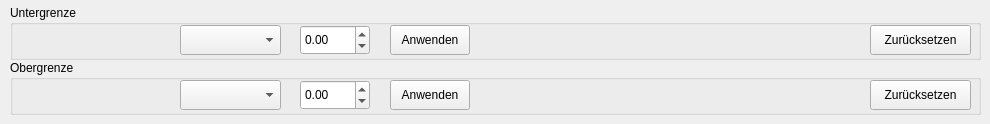
         <widget class="QWidget" name="tab">
          <attribute name="title">
           <string>Unter- und Obergrenze</string>
          </attribute>
          <widget class="QGroupBox" name="groupBox_LB">
           <property name="geometry">
            <rect>
             <x>10</x>
             <y>5</y>
             <width>971</width>
             <height>55</height>
            </rect>
           </property>
           <property name="title">
            <string>Untergrenze</string>
           </property>
           <widget class="QDoubleSpinBox" name="doubleSpinBox_LB">
            <property name="geometry">
             <rect>
              <x>290</x>
              <y>20</y>
              <width>70</width>
              <height>30</height>
             </rect>
            </property>
            <property name="minimum">
             <double>-99999999.000000000000000</double>
            </property>
            <property name="maximum">
             <double>99999999.000000000000000</double>
            </property>
            <property name="singleStep">
             <double>0.010000000000000</double>
            </property>
           </widget>
           <widget class="QLabel" name="Attribut_label">
            <property name="geometry">
             <rect>
              <x>10</x>
              <y>20</y>
              <width>151</width>
              <height>30</height>
             </rect>
            </property>
            <property name="text">
             <string/>
            </property>
            <property name="alignment">
             <set>Qt::AlignRight|Qt::AlignTrailing|Qt::AlignVCenter</set>
            </property>
           </widget>
           <widget class="QComboBox" name="comboBox_LB">
            <property name="geometry">
             <rect>
              <x>170</x>
              <y>20</y>
              <width>101</width>
              <height>30</height>
             </rect>
            </property>
           </widget>
           <widget class="QPushButton" name="untergrenze">
            <property name="geometry">
             <rect>
              <x>380</x>
              <y>20</y>
              <width>80</width>
              <height>30</height>
             </rect>
            </property>
            <property name="text">
             <string>Anwenden</string>
            </property>
           </widget>
           <widget class="QLabel" name="count_LB_label">
            <property name="geometry">
             <rect>
              <x>469</x>
              <y>20</y>
              <width>361</width>
              <height>30</height>
             </rect>
            </property>
            <property name="text">
             <string/>
            </property>
           </widget>
           <widget class="QPushButton" name="untergrenze_reset">
            <property name="geometry">
             <rect>
              <x>860</x>
              <y>20</y>
              <width>101</width>
              <height>30</height>
             </rect>
            </property>
            <property name="text">
             <string>Zurücksetzen</string>
            </property>
           </widget>
          </widget>
          <widget class="QGroupBox" name="groupBox_UB">
           <property name="geometry">
            <rect>
             <x>10</x>
             <y>60</y>
             <width>971</width>
             <height>55</height>
            </rect>
           </property>
           <property name="title">
            <string>Obergrenze</string>
           </property>
           <widget class="QPushButton" name="obergrenze_reset">
            <property name="geometry">
             <rect>
              <x>860</x>
              <y>20</y>
              <width>101</width>
              <height>30</height>
             </rect>
            </property>
            <property name="text">
             <string>Zurücksetzen</string>
            </property>
           </widget>
           <widget class="QLabel" name="Attribut_label1">
            <property name="geometry">
             <rect>
              <x>5</x>
              <y>20</y>
              <width>151</width>
              <height>30</height>
             </rect>
            </property>
            <property name="text">
             <string/>
            </property>
            <property name="alignment">
             <set>Qt::AlignRight|Qt::AlignTrailing|Qt::AlignVCenter</set>
            </property>
           </widget>
           <widget class="QComboBox" name="comboBox_UB">
            <property name="geometry">
             <rect>
              <x>170</x>
              <y>20</y>
              <width>101</width>
              <height>30</height>
             </rect>
            </property>
           </widget>
           <widget class="QDoubleSpinBox" name="doubleSpinBox_UB">
            <property name="geometry">
             <rect>
              <x>290</x>
              <y>20</y>
              <width>70</width>
              <height>30</height>
             </rect>
            </property>
            <property name="minimum">
             <double>-99999999.000000000000000</double>
            </property>
            <property name="maximum">
             <double>99999999.000000000000000</double>
            </property>
            <property name="singleStep">
             <double>0.010000000000000</double>
            </property>
           </widget>
           <widget class="QPushButton" name="obergrenze">
            <property name="geometry">
             <rect>
              <x>380</x>
              <y>20</y>
              <width>80</width>
              <height>30</height>
             </rect>
            </property>
            <property name="text">
             <string>Anwenden</string>
            </property>
           </widget>
           <widget class="QLabel" name="count_UB_label">
            <property name="geometry">
             <rect>
              <x>469</x>
              <y>20</y>
              <width>361</width>
              <height>30</height>
             </rect>
            </property>
            <property name="text">
             <string/>
            </property>
           </widget>
          </widget>
         </widget>
